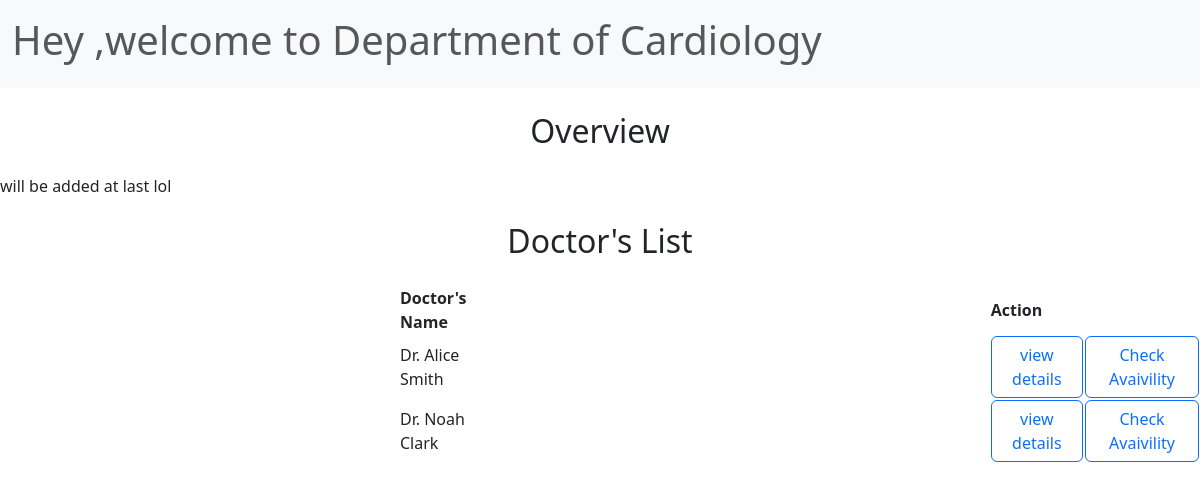
The app's page /dashboard/patient/dep-details/Cardiology with its own data.
### models/models.py (models this page shows)
class Department(db.Model):
    id=db.Column(db.Integer(),primary_key=True)
    name=db.Column(db.String(50),nullable = False)
    descreption=db.Column(db.String(200),nullable=True)

class Doctor(db.Model):
    id=db.Column(db.Integer(),primary_key=True)
    fullname = db.Column(db.String(50),nullable = False)
    username = db.Column(db.String(50),unique = True,nullable = False)
    password = db.Column(db.String(),nullable= False)
    address = db.Column(db.String(200),nullable = False)
    phone = db.Column(db.String(15),nullable = False)
    email = db.Column(db.String(50),nullable = False)
    experience = db.Column(db.String(100),nullable = False)
    specialization = db.Column(db.String(50),nullable = False)
    created_at=db.Column(db.DateTime(),default=datetime.datetime.utcnow)
    updated_at=db.Column(db.DateTime(),default=datetime.datetime.utcnow,onupdate=datetime.datetime.utcnow)

### controllers/showDepartmentPage.py (the view)
@showthedepartment.route("/dashboard/patient/dep-details/<string:depname>", methods=['GET','POST'])
def showTheDepartment(depname):
    print(depname)
    getDetails = Department.query.filter_by(name=depname).first()
    getdoctors = Doctor.query.filter_by(specialization=depname).all()
    print(getdoctors)
    return render_template("departmentPage.html",getDetails=getDetails, getdoctors=getdoctors)

### templates/departmentPage.html (shortened to what this page needs)
<!DOCTYPE html>
<html lang="en">
<head>
        <link href="https://cdn.jsdelivr.net/npm/bootstrap@5.3.2/dist/css/bootstrap.min.css" rel="stylesheet">
</head>
<body>
    <nav class="navbar bg-body-tertiary">
  <div class="container-fluid">
    <span class="navbar-text">
  <h1>Hey ,welcome to Department of {{getDetails.name}}</h1>
    </span>
  </div>
</nav>
     <h2 class="text-center my-4">Overview</h2>
     <p>will be added at last lol</p>
 <div><h2 class="text-center my-4">Doctor's List</h2></div>
 <table>
      <thead>
        <tr>
            <th style="padding-right: 500px;padding-left: 400px;">Doctor's Name</th>
            <th>Action</th>
        </tr>
    </thead>
      <tbody>
        {% for x in getdoctors %}
        <tr>
            <td style="padding-right: 500px;padding-left: 400px;">{{ x.fullname }}</td>
            <td>
            <a class="btn btn-outline-primary" href="/dashboard/patient/dep-details/{{x.specialization}}/{{x.username}}">view details </a>
            </td>
            <td>
            <a class="btn btn-outline-primary" href="/dashboard/patient/{{x.specialization}}/{{x.fullname}}/{{x.username}}/availibility">Check Avaivility</a>
            </td>
        </tr>
        {% endfor %}
    </tbody>
 </table>
</html>

### records on screen
Department: name "Cardiology"
Doctor: fullname "Dr. Alice Smith"
Doctor: fullname "Dr. Noah Clark"
